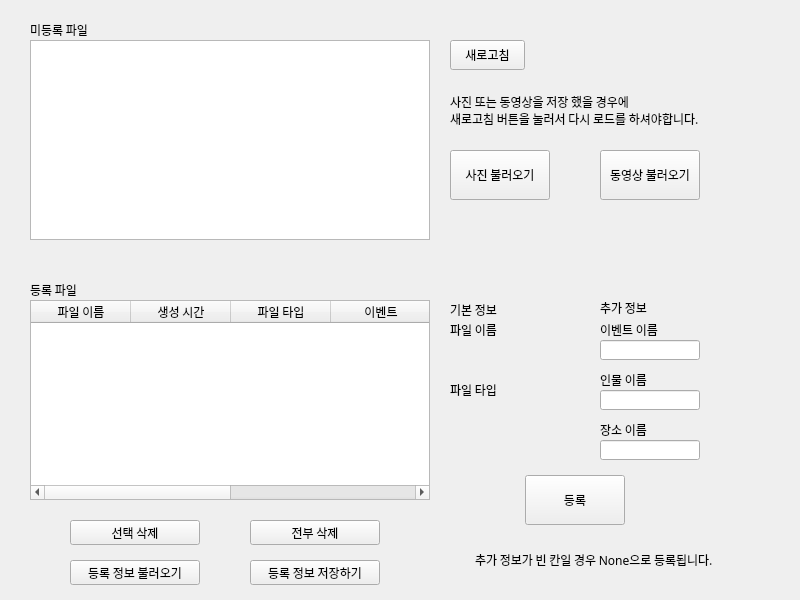
<?xml version="1.0" encoding="UTF-8"?>
<ui version="4.0">
 <class>ContentsManagement</class>
 <widget class="QWidget" name="ContentsManagement">
  <property name="geometry">
   <rect>
    <x>0</x>
    <y>0</y>
    <width>800</width>
    <height>600</height>
   </rect>
  </property>
  <property name="font">
   <font>
    <family>나눔바른고딕</family>
   </font>
  </property>
  <property name="windowTitle">
   <string>콘텐츠 관리</string>
  </property>
  <widget class="QPushButton" name="PhotoLoadDialog">
   <property name="geometry">
    <rect>
     <x>450</x>
     <y>150</y>
     <width>100</width>
     <height>50</height>
    </rect>
   </property>
   <property name="font">
    <font>
     <family>나눔바른고딕</family>
    </font>
   </property>
   <property name="text">
    <string>사진 불러오기</string>
   </property>
  </widget>
  <widget class="QPushButton" name="VideoLoadDIalog">
   <property name="geometry">
    <rect>
     <x>600</x>
     <y>150</y>
     <width>100</width>
     <height>50</height>
    </rect>
   </property>
   <property name="font">
    <font>
     <family>나눔바른고딕</family>
    </font>
   </property>
   <property name="text">
    <string>동영상 불러오기</string>
   </property>
  </widget>
  <widget class="QTableWidget" name="MasterList">
   <property name="geometry">
    <rect>
     <x>30</x>
     <y>300</y>
     <width>400</width>
     <height>200</height>
    </rect>
   </property>
   <property name="font">
    <font>
     <family>나눔바른고딕</family>
    </font>
   </property>
   <column>
    <property name="text">
     <string>파일 이름</string>
    </property>
   </column>
   <column>
    <property name="text">
     <string>생성 시간</string>
    </property>
   </column>
   <column>
    <property name="text">
     <string>파일 타입</string>
    </property>
   </column>
   <column>
    <property name="text">
     <string>이벤트</string>
    </property>
   </column>
   <column>
    <property name="text">
     <string>사람</string>
    </property>
   </column>
   <column>
    <property name="text">
     <string>장소</string>
    </property>
   </column>
  </widget>
  <widget class="QListWidget" name="UnregisterFile">
   <property name="geometry">
    <rect>
     <x>30</x>
     <y>40</y>
     <width>400</width>
     <height>200</height>
    </rect>
   </property>
   <property name="font">
    <font>
     <family>나눔바른고딕</family>
    </font>
   </property>
  </widget>
  <widget class="QLineEdit" name="EventNameInput">
   <property name="geometry">
    <rect>
     <x>600</x>
     <y>340</y>
     <width>100</width>
     <height>20</height>
    </rect>
   </property>
   <property name="font">
    <font>
     <family>나눔바른고딕</family>
    </font>
   </property>
  </widget>
  <widget class="QLineEdit" name="PersonNameInput">
   <property name="geometry">
    <rect>
     <x>600</x>
     <y>390</y>
     <width>100</width>
     <height>20</height>
    </rect>
   </property>
   <property name="font">
    <font>
     <family>나눔바른고딕</family>
    </font>
   </property>
  </widget>
  <widget class="QLabel" name="EventName">
   <property name="geometry">
    <rect>
     <x>600</x>
     <y>320</y>
     <width>60</width>
     <height>20</height>
    </rect>
   </property>
   <property name="palette">
    <palette>
     <active>
      <colorrole role="WindowText">
       <brush brushstyle="SolidPattern">
        <color alpha="255">
         <red>0</red>
         <green>0</green>
         <blue>0</blue>
        </color>
       </brush>
      </colorrole>
     </active>
     <inactive>
      <colorrole role="WindowText">
       <brush brushstyle="SolidPattern">
        <color alpha="255">
         <red>0</red>
         <green>0</green>
         <blue>0</blue>
        </color>
       </brush>
      </colorrole>
     </inactive>
     <disabled>
      <colorrole role="WindowText">
       <brush brushstyle="SolidPattern">
        <color alpha="255">
         <red>120</red>
         <green>120</green>
         <blue>120</blue>
        </color>
       </brush>
      </colorrole>
     </disabled>
    </palette>
   </property>
   <property name="font">
    <font>
     <family>나눔바른고딕</family>
    </font>
   </property>
   <property name="text">
    <string>이벤트 이름</string>
   </property>
  </widget>
  <widget class="QLabel" name="PersonName">
   <property name="geometry">
    <rect>
     <x>600</x>
     <y>370</y>
     <width>50</width>
     <height>20</height>
    </rect>
   </property>
   <property name="palette">
    <palette>
     <active>
      <colorrole role="WindowText">
       <brush brushstyle="SolidPattern">
        <color alpha="255">
         <red>0</red>
         <green>0</green>
         <blue>0</blue>
        </color>
       </brush>
      </colorrole>
     </active>
     <inactive>
      <colorrole role="WindowText">
       <brush brushstyle="SolidPattern">
        <color alpha="255">
         <red>0</red>
         <green>0</green>
         <blue>0</blue>
        </color>
       </brush>
      </colorrole>
     </inactive>
     <disabled>
      <colorrole role="WindowText">
       <brush brushstyle="SolidPattern">
        <color alpha="255">
         <red>120</red>
         <green>120</green>
         <blue>120</blue>
        </color>
       </brush>
      </colorrole>
     </disabled>
    </palette>
   </property>
   <property name="font">
    <font>
     <family>나눔바른고딕</family>
    </font>
   </property>
   <property name="text">
    <string>인물 이름</string>
   </property>
  </widget>
  <widget class="QLabel" name="PlaceName">
   <property name="geometry">
    <rect>
     <x>600</x>
     <y>420</y>
     <width>50</width>
     <height>20</height>
    </rect>
   </property>
   <property name="palette">
    <palette>
     <active>
      <colorrole role="WindowText">
       <brush brushstyle="SolidPattern">
        <color alpha="255">
         <red>0</red>
         <green>0</green>
         <blue>0</blue>
        </color>
       </brush>
      </colorrole>
     </active>
     <inactive>
      <colorrole role="WindowText">
       <brush brushstyle="SolidPattern">
        <color alpha="255">
         <red>0</red>
         <green>0</green>
         <blue>0</blue>
        </color>
       </brush>
      </colorrole>
     </inactive>
     <disabled>
      <colorrole role="WindowText">
       <brush brushstyle="SolidPattern">
        <color alpha="255">
         <red>120</red>
         <green>120</green>
         <blue>120</blue>
        </color>
       </brush>
      </colorrole>
     </disabled>
    </palette>
   </property>
   <property name="font">
    <font>
     <family>나눔바른고딕</family>
    </font>
   </property>
   <property name="text">
    <string>장소 이름</string>
   </property>
  </widget>
  <widget class="QLineEdit" name="PlaceNameInput">
   <property name="geometry">
    <rect>
     <x>600</x>
     <y>440</y>
     <width>100</width>
     <height>20</height>
    </rect>
   </property>
   <property name="font">
    <font>
     <family>나눔바른고딕</family>
    </font>
   </property>
  </widget>
  <widget class="QLabel" name="Notice2">
   <property name="geometry">
    <rect>
     <x>30</x>
     <y>280</y>
     <width>70</width>
     <height>20</height>
    </rect>
   </property>
   <property name="palette">
    <palette>
     <active>
      <colorrole role="WindowText">
       <brush brushstyle="SolidPattern">
        <color alpha="255">
         <red>0</red>
         <green>0</green>
         <blue>0</blue>
        </color>
       </brush>
      </colorrole>
     </active>
     <inactive>
      <colorrole role="WindowText">
       <brush brushstyle="SolidPattern">
        <color alpha="255">
         <red>0</red>
         <green>0</green>
         <blue>0</blue>
        </color>
       </brush>
      </colorrole>
     </inactive>
     <disabled>
      <colorrole role="WindowText">
       <brush brushstyle="SolidPattern">
        <color alpha="255">
         <red>120</red>
         <green>120</green>
         <blue>120</blue>
        </color>
       </brush>
      </colorrole>
     </disabled>
    </palette>
   </property>
   <property name="font">
    <font>
     <family>나눔바른고딕</family>
    </font>
   </property>
   <property name="text">
    <string>등록 파일</string>
   </property>
  </widget>
  <widget class="QLabel" name="Notice1">
   <property name="geometry">
    <rect>
     <x>30</x>
     <y>20</y>
     <width>70</width>
     <height>20</height>
    </rect>
   </property>
   <property name="palette">
    <palette>
     <active>
      <colorrole role="WindowText">
       <brush brushstyle="SolidPattern">
        <color alpha="255">
         <red>0</red>
         <green>0</green>
         <blue>0</blue>
        </color>
       </brush>
      </colorrole>
     </active>
     <inactive>
      <colorrole role="WindowText">
       <brush brushstyle="SolidPattern">
        <color alpha="255">
         <red>0</red>
         <green>0</green>
         <blue>0</blue>
        </color>
       </brush>
      </colorrole>
     </inactive>
     <disabled>
      <colorrole role="WindowText">
       <brush brushstyle="SolidPattern">
        <color alpha="255">
         <red>120</red>
         <green>120</green>
         <blue>120</blue>
        </color>
       </brush>
      </colorrole>
     </disabled>
    </palette>
   </property>
   <property name="font">
    <font>
     <family>나눔바른고딕</family>
    </font>
   </property>
   <property name="text">
    <string>미등록 파일</string>
   </property>
  </widget>
  <widget class="QPushButton" name="AddItem">
   <property name="geometry">
    <rect>
     <x>525</x>
     <y>475</y>
     <width>100</width>
     <height>50</height>
    </rect>
   </property>
   <property name="font">
    <font>
     <family>나눔바른고딕</family>
    </font>
   </property>
   <property name="text">
    <string>등록</string>
   </property>
  </widget>
  <widget class="QLabel" name="AdditionalInformation">
   <property name="geometry">
    <rect>
     <x>600</x>
     <y>300</y>
     <width>71</width>
     <height>16</height>
    </rect>
   </property>
   <property name="palette">
    <palette>
     <active>
      <colorrole role="WindowText">
       <brush brushstyle="SolidPattern">
        <color alpha="255">
         <red>0</red>
         <green>0</green>
         <blue>0</blue>
        </color>
       </brush>
      </colorrole>
     </active>
     <inactive>
      <colorrole role="WindowText">
       <brush brushstyle="SolidPattern">
        <color alpha="255">
         <red>0</red>
         <green>0</green>
         <blue>0</blue>
        </color>
       </brush>
      </colorrole>
     </inactive>
     <disabled>
      <colorrole role="WindowText">
       <brush brushstyle="SolidPattern">
        <color alpha="255">
         <red>120</red>
         <green>120</green>
         <blue>120</blue>
        </color>
       </brush>
      </colorrole>
     </disabled>
    </palette>
   </property>
   <property name="font">
    <font>
     <family>나눔바른고딕</family>
    </font>
   </property>
   <property name="text">
    <string>추가 정보</string>
   </property>
  </widget>
  <widget class="QLabel" name="DefaultInformation">
   <property name="geometry">
    <rect>
     <x>450</x>
     <y>300</y>
     <width>50</width>
     <height>20</height>
    </rect>
   </property>
   <property name="palette">
    <palette>
     <active>
      <colorrole role="WindowText">
       <brush brushstyle="SolidPattern">
        <color alpha="255">
         <red>0</red>
         <green>0</green>
         <blue>0</blue>
        </color>
       </brush>
      </colorrole>
     </active>
     <inactive>
      <colorrole role="WindowText">
       <brush brushstyle="SolidPattern">
        <color alpha="255">
         <red>0</red>
         <green>0</green>
         <blue>0</blue>
        </color>
       </brush>
      </colorrole>
     </inactive>
     <disabled>
      <colorrole role="WindowText">
       <brush brushstyle="SolidPattern">
        <color alpha="255">
         <red>120</red>
         <green>120</green>
         <blue>120</blue>
        </color>
       </brush>
      </colorrole>
     </disabled>
    </palette>
   </property>
   <property name="font">
    <font>
     <family>나눔바른고딕</family>
    </font>
   </property>
   <property name="text">
    <string>기본 정보</string>
   </property>
  </widget>
  <widget class="QLabel" name="FileName">
   <property name="geometry">
    <rect>
     <x>450</x>
     <y>320</y>
     <width>50</width>
     <height>20</height>
    </rect>
   </property>
   <property name="palette">
    <palette>
     <active>
      <colorrole role="WindowText">
       <brush brushstyle="SolidPattern">
        <color alpha="255">
         <red>0</red>
         <green>0</green>
         <blue>0</blue>
        </color>
       </brush>
      </colorrole>
     </active>
     <inactive>
      <colorrole role="WindowText">
       <brush brushstyle="SolidPattern">
        <color alpha="255">
         <red>0</red>
         <green>0</green>
         <blue>0</blue>
        </color>
       </brush>
      </colorrole>
     </inactive>
     <disabled>
      <colorrole role="WindowText">
       <brush brushstyle="SolidPattern">
        <color alpha="255">
         <red>120</red>
         <green>120</green>
         <blue>120</blue>
        </color>
       </brush>
      </colorrole>
     </disabled>
    </palette>
   </property>
   <property name="font">
    <font>
     <family>나눔바른고딕</family>
    </font>
   </property>
   <property name="text">
    <string>파일 이름</string>
   </property>
  </widget>
  <widget class="QLabel" name="FileType">
   <property name="geometry">
    <rect>
     <x>450</x>
     <y>380</y>
     <width>50</width>
     <height>20</height>
    </rect>
   </property>
   <property name="palette">
    <palette>
     <active>
      <colorrole role="WindowText">
       <brush brushstyle="SolidPattern">
        <color alpha="255">
         <red>0</red>
         <green>0</green>
         <blue>0</blue>
        </color>
       </brush>
      </colorrole>
     </active>
     <inactive>
      <colorrole role="WindowText">
       <brush brushstyle="SolidPattern">
        <color alpha="255">
         <red>0</red>
         <green>0</green>
         <blue>0</blue>
        </color>
       </brush>
      </colorrole>
     </inactive>
     <disabled>
      <colorrole role="WindowText">
       <brush brushstyle="SolidPattern">
        <color alpha="255">
         <red>120</red>
         <green>120</green>
         <blue>120</blue>
        </color>
       </brush>
      </colorrole>
     </disabled>
    </palette>
   </property>
   <property name="font">
    <font>
     <family>나눔바른고딕</family>
    </font>
   </property>
   <property name="text">
    <string>파일 타입</string>
   </property>
  </widget>
  <widget class="QLabel" name="Notice4">
   <property name="geometry">
    <rect>
     <x>475</x>
     <y>550</y>
     <width>250</width>
     <height>20</height>
    </rect>
   </property>
   <property name="palette">
    <palette>
     <active>
      <colorrole role="WindowText">
       <brush brushstyle="SolidPattern">
        <color alpha="255">
         <red>0</red>
         <green>0</green>
         <blue>0</blue>
        </color>
       </brush>
      </colorrole>
     </active>
     <inactive>
      <colorrole role="WindowText">
       <brush brushstyle="SolidPattern">
        <color alpha="255">
         <red>0</red>
         <green>0</green>
         <blue>0</blue>
        </color>
       </brush>
      </colorrole>
     </inactive>
     <disabled>
      <colorrole role="WindowText">
       <brush brushstyle="SolidPattern">
        <color alpha="255">
         <red>120</red>
         <green>120</green>
         <blue>120</blue>
        </color>
       </brush>
      </colorrole>
     </disabled>
    </palette>
   </property>
   <property name="font">
    <font>
     <family>나눔바른고딕</family>
    </font>
   </property>
   <property name="text">
    <string>추가 정보가 빈 칸일 경우 None으로 등록됩니다.</string>
   </property>
  </widget>
  <widget class="QPushButton" name="Reload">
   <property name="geometry">
    <rect>
     <x>450</x>
     <y>40</y>
     <width>75</width>
     <height>30</height>
    </rect>
   </property>
   <property name="font">
    <font>
     <family>나눔바른고딕</family>
    </font>
   </property>
   <property name="text">
    <string>새로고침</string>
   </property>
  </widget>
  <widget class="QLabel" name="Notice3">
   <property name="geometry">
    <rect>
     <x>450</x>
     <y>90</y>
     <width>270</width>
     <height>40</height>
    </rect>
   </property>
   <property name="palette">
    <palette>
     <active>
      <colorrole role="WindowText">
       <brush brushstyle="SolidPattern">
        <color alpha="255">
         <red>0</red>
         <green>0</green>
         <blue>0</blue>
        </color>
       </brush>
      </colorrole>
     </active>
     <inactive>
      <colorrole role="WindowText">
       <brush brushstyle="SolidPattern">
        <color alpha="255">
         <red>0</red>
         <green>0</green>
         <blue>0</blue>
        </color>
       </brush>
      </colorrole>
     </inactive>
     <disabled>
      <colorrole role="WindowText">
       <brush brushstyle="SolidPattern">
        <color alpha="255">
         <red>120</red>
         <green>120</green>
         <blue>120</blue>
        </color>
       </brush>
      </colorrole>
     </disabled>
    </palette>
   </property>
   <property name="font">
    <font>
     <family>나눔바른고딕</family>
    </font>
   </property>
   <property name="text">
    <string>사진 또는 동영상을 저장 했을 경우에
새로고침 버튼을 눌러서 다시 로드를 하셔야합니다.</string>
   </property>
  </widget>
  <widget class="QPushButton" name="LoadFromFile">
   <property name="geometry">
    <rect>
     <x>70</x>
     <y>560</y>
     <width>130</width>
     <height>25</height>
    </rect>
   </property>
   <property name="font">
    <font>
     <family>나눔바른고딕</family>
    </font>
   </property>
   <property name="text">
    <string>등록 정보 불러오기</string>
   </property>
  </widget>
  <widget class="QPushButton" name="SaveToFile">
   <property name="geometry">
    <rect>
     <x>250</x>
     <y>560</y>
     <width>130</width>
     <height>25</height>
    </rect>
   </property>
   <property name="font">
    <font>
     <family>나눔바른고딕</family>
    </font>
   </property>
   <property name="text">
    <string>등록 정보 저장하기</string>
   </property>
  </widget>
  <widget class="QLabel" name="FileNamePrint">
   <property name="geometry">
    <rect>
     <x>450</x>
     <y>350</y>
     <width>100</width>
     <height>20</height>
    </rect>
   </property>
   <property name="palette">
    <palette>
     <active>
      <colorrole role="WindowText">
       <brush brushstyle="SolidPattern">
        <color alpha="255">
         <red>0</red>
         <green>0</green>
         <blue>0</blue>
        </color>
       </brush>
      </colorrole>
     </active>
     <inactive>
      <colorrole role="WindowText">
       <brush brushstyle="SolidPattern">
        <color alpha="255">
         <red>0</red>
         <green>0</green>
         <blue>0</blue>
        </color>
       </brush>
      </colorrole>
     </inactive>
     <disabled>
      <colorrole role="WindowText">
       <brush brushstyle="SolidPattern">
        <color alpha="255">
         <red>120</red>
         <green>120</green>
         <blue>120</blue>
        </color>
       </brush>
      </colorrole>
     </disabled>
    </palette>
   </property>
   <property name="font">
    <font>
     <family>나눔바른고딕</family>
    </font>
   </property>
   <property name="text">
    <string/>
   </property>
  </widget>
  <widget class="QLabel" name="FileTypePrint">
   <property name="geometry">
    <rect>
     <x>450</x>
     <y>410</y>
     <width>100</width>
     <height>20</height>
    </rect>
   </property>
   <property name="palette">
    <palette>
     <active>
      <colorrole role="WindowText">
       <brush brushstyle="SolidPattern">
        <color alpha="255">
         <red>0</red>
         <green>0</green>
         <blue>0</blue>
        </color>
       </brush>
      </colorrole>
     </active>
     <inactive>
      <colorrole role="WindowText">
       <brush brushstyle="SolidPattern">
        <color alpha="255">
         <red>0</red>
         <green>0</green>
         <blue>0</blue>
        </color>
       </brush>
      </colorrole>
     </inactive>
     <disabled>
      <colorrole role="WindowText">
       <brush brushstyle="SolidPattern">
        <color alpha="255">
         <red>120</red>
         <green>120</green>
         <blue>120</blue>
        </color>
       </brush>
      </colorrole>
     </disabled>
    </palette>
   </property>
   <property name="font">
    <font>
     <family>나눔바른고딕</family>
    </font>
   </property>
   <property name="text">
    <string/>
   </property>
  </widget>
  <widget class="QPushButton" name="DeleteItem">
   <property name="geometry">
    <rect>
     <x>70</x>
     <y>520</y>
     <width>130</width>
     <height>25</height>
    </rect>
   </property>
   <property name="font">
    <font>
     <family>나눔바른고딕</family>
    </font>
   </property>
   <property name="text">
    <string>선택 삭제</string>
   </property>
  </widget>
  <widget class="QPushButton" name="MakeEmpty">
   <property name="geometry">
    <rect>
     <x>250</x>
     <y>520</y>
     <width>130</width>
     <height>25</height>
    </rect>
   </property>
   <property name="font">
    <font>
     <family>나눔바른고딕</family>
    </font>
   </property>
   <property name="text">
    <string>전부 삭제</string>
   </property>
  </widget>
 </widget>
 <resources/>
 <connections>
  <connection>
   <sender>PhotoLoadDialog</sender>
   <signal>clicked()</signal>
   <receiver>ContentsManagement</receiver>
   <slot>OpenPhotoLoadDialog()</slot>
   <hints>
    <hint type="sourcelabel">
     <x>549</x>
     <y>150</y>
    </hint>
    <hint type="destinationlabel">
     <x>681</x>
     <y>141</y>
    </hint>
   </hints>
  </connection>
  <connection>
   <sender>VideoLoadDIalog</sender>
   <signal>clicked()</signal>
   <receiver>ContentsManagement</receiver>
   <slot>OpenVideoLoadDialog()</slot>
   <hints>
    <hint type="sourcelabel">
     <x>637</x>
     <y>150</y>
    </hint>
    <hint type="destinationlabel">
     <x>637</x>
     <y>191</y>
    </hint>
   </hints>
  </connection>
  <connection>
   <sender>AddItem</sender>
   <signal>clicked()</signal>
   <receiver>ContentsManagement</receiver>
   <slot>AddItem()</slot>
   <hints>
    <hint type="sourcelabel">
     <x>592</x>
     <y>508</y>
    </hint>
    <hint type="destinationlabel">
     <x>675</x>
     <y>503</y>
    </hint>
   </hints>
  </connection>
  <connection>
   <sender>Reload</sender>
   <signal>clicked()</signal>
   <receiver>ContentsManagement</receiver>
   <slot>Reload()</slot>
   <hints>
    <hint type="sourcelabel">
     <x>512</x>
     <y>54</y>
    </hint>
    <hint type="destinationlabel">
     <x>569</x>
     <y>58</y>
    </hint>
   </hints>
  </connection>
  <connection>
   <sender>MakeEmpty</sender>
   <signal>clicked()</signal>
   <receiver>ContentsManagement</receiver>
   <slot>MakeEmpty()</slot>
   <hints>
    <hint type="sourcelabel">
     <x>320</x>
     <y>542</y>
    </hint>
    <hint type="destinationlabel">
     <x>414</x>
     <y>520</y>
    </hint>
   </hints>
  </connection>
  <connection>
   <sender>DeleteItem</sender>
   <signal>clicked()</signal>
   <receiver>ContentsManagement</receiver>
   <slot>DeleteItem()</slot>
   <hints>
    <hint type="sourcelabel">
     <x>168</x>
     <y>532</y>
    </hint>
    <hint type="destinationlabel">
     <x>215</x>
     <y>509</y>
    </hint>
   </hints>
  </connection>
  <connection>
   <sender>LoadFromFile</sender>
   <signal>clicked()</signal>
   <receiver>ContentsManagement</receiver>
   <slot>LoadFromFile()</slot>
   <hints>
    <hint type="sourcelabel">
     <x>189</x>
     <y>576</y>
    </hint>
    <hint type="destinationlabel">
     <x>222</x>
     <y>572</y>
    </hint>
   </hints>
  </connection>
  <connection>
   <sender>SaveToFile</sender>
   <signal>clicked()</signal>
   <receiver>ContentsManagement</receiver>
   <slot>SaveToFile()</slot>
   <hints>
    <hint type="sourcelabel">
     <x>367</x>
     <y>570</y>
    </hint>
    <hint type="destinationlabel">
     <x>408</x>
     <y>569</y>
    </hint>
   </hints>
  </connection>
  <connection>
   <sender>MasterList</sender>
   <signal>itemClicked(QTableWidgetItem*)</signal>
   <receiver>ContentsManagement</receiver>
   <slot>SelectRegisterFile()</slot>
   <hints>
    <hint type="sourcelabel">
     <x>151</x>
     <y>345</y>
    </hint>
    <hint type="destinationlabel">
     <x>266</x>
     <y>255</y>
    </hint>
   </hints>
  </connection>
  <connection>
   <sender>UnregisterFile</sender>
   <signal>itemClicked(QListWidgetItem*)</signal>
   <receiver>ContentsManagement</receiver>
   <slot>SelectUnregisterFile()</slot>
   <hints>
    <hint type="sourcelabel">
     <x>153</x>
     <y>115</y>
    </hint>
    <hint type="destinationlabel">
     <x>320</x>
     <y>17</y>
    </hint>
   </hints>
  </connection>
 </connections>
 <slots>
  <slot>OpenPhotoLoadDialog()</slot>
  <slot>OpenVideoLoadDialog()</slot>
  <slot>AddItem()</slot>
  <slot>Reload()</slot>
  <slot>MakeEmpty()</slot>
  <slot>DeleteItem()</slot>
  <slot>LoadFromFile()</slot>
  <slot>SaveToFile()</slot>
  <slot>SelectRegisterFile()</slot>
  <slot>SelectUnregisterFile()</slot>
 </slots>
</ui>
